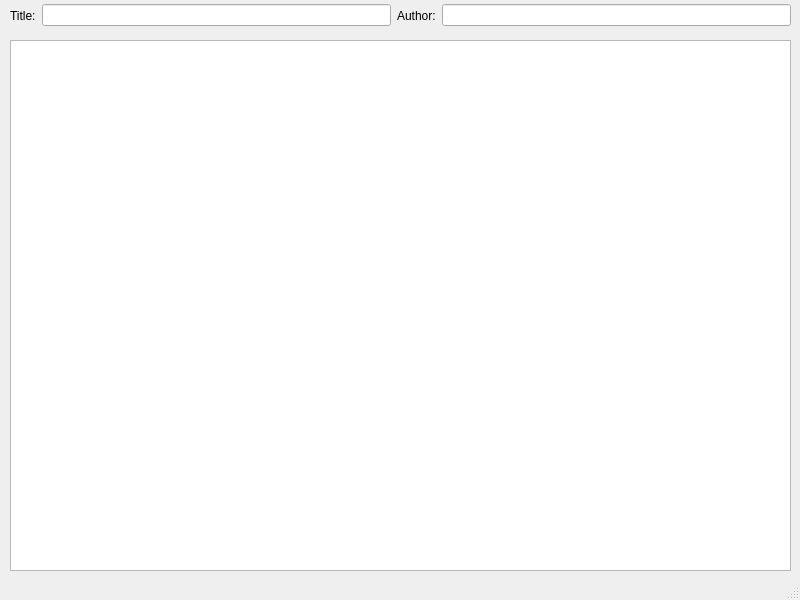
<?xml version="1.0" encoding="UTF-8"?>
<ui version="4.0">
 <class>LibWindow</class>
 <widget class="QMainWindow" name="LibWindow">
  <property name="geometry">
   <rect>
    <x>0</x>
    <y>0</y>
    <width>800</width>
    <height>600</height>
   </rect>
  </property>
  <property name="windowTitle">
   <string>Library</string>
  </property>
  <widget class="QWidget" name="centralwidget">
   <widget class="QWidget" name="horizontalLayoutWidget">
    <property name="geometry">
     <rect>
      <x>10</x>
      <y>0</y>
      <width>781</width>
      <height>31</height>
     </rect>
    </property>
    <layout class="QHBoxLayout" name="horizontalLayout">
     <item>
      <widget class="QLabel" name="label">
       <property name="text">
        <string>Title:</string>
       </property>
      </widget>
     </item>
     <item>
      <widget class="QLineEdit" name="searchTitle"/>
     </item>
     <item>
      <widget class="QLabel" name="label_2">
       <property name="text">
        <string>Author:</string>
       </property>
      </widget>
     </item>
     <item>
      <widget class="QLineEdit" name="searchAuthor"/>
     </item>
    </layout>
   </widget>
   <widget class="QTableView" name="table">
    <property name="geometry">
     <rect>
      <x>10</x>
      <y>40</y>
      <width>781</width>
      <height>531</height>
     </rect>
    </property>
   </widget>
  </widget>
  <widget class="QStatusBar" name="statusbar"/>
 </widget>
 <resources/>
 <connections/>
</ui>
